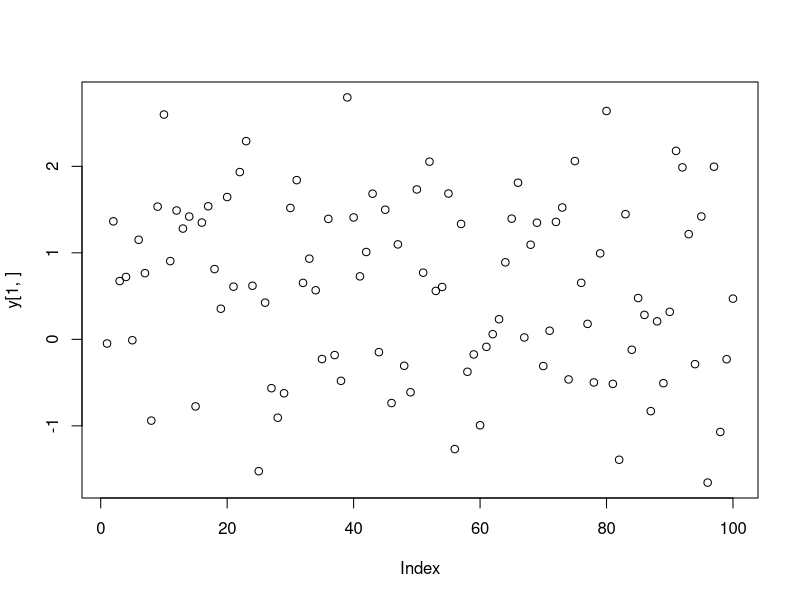
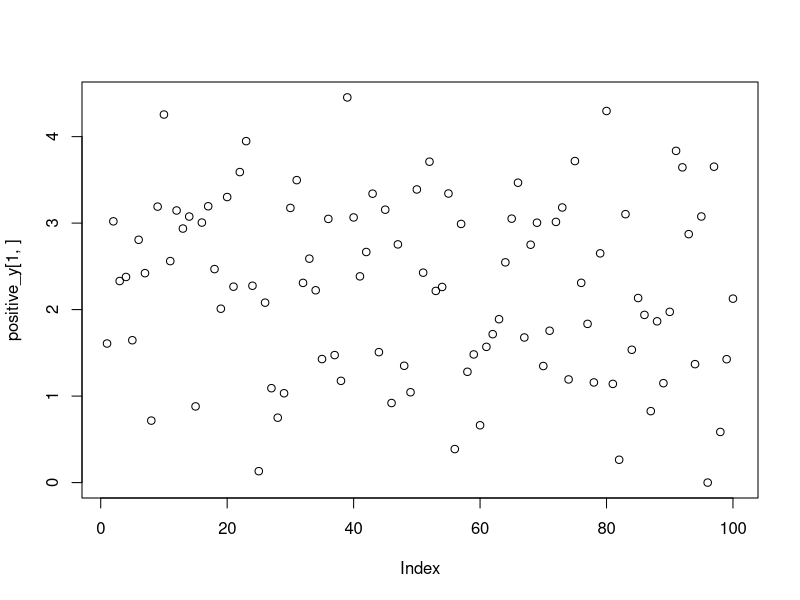
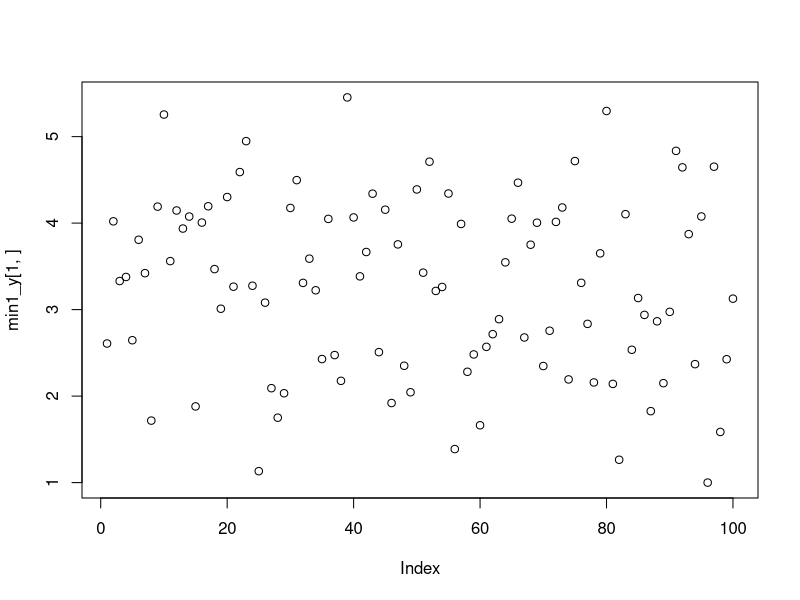
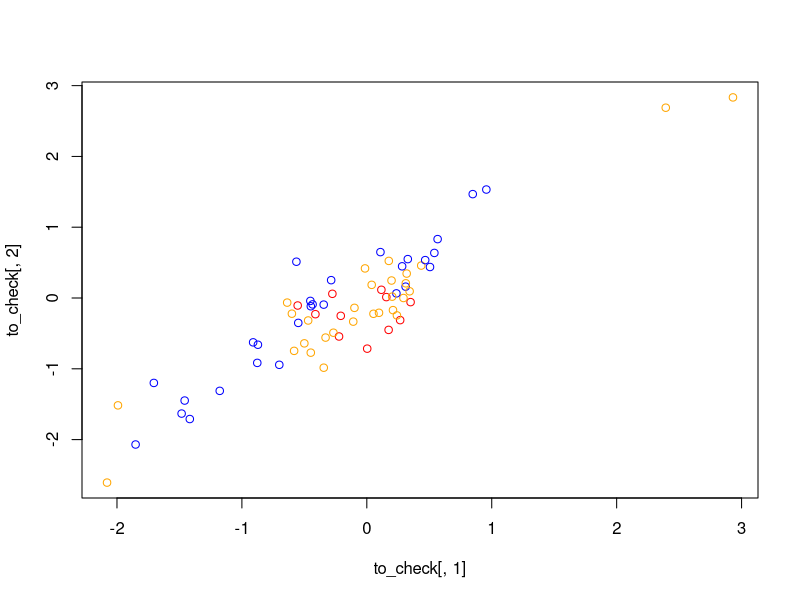

Reproduce these figures in R, in order. (Note: this script raises an error after producing the figures.)
### Log-likelihood for MVN with penalty ###
library(MASS)
library(mvtnorm)
library(Matrix)

## goals: 
# Optimize functions with loops: remove c() 
# Increase the penalty: rho = 0.99
# Set white noise variance: sigmasq = 1
# Change w(t) from deterministic to sampled
# Remove constants from functions, split variables
# R style guide: make changes
# Split functions into different files
# Derive the real gradient function
# Assess the accuracy of optim with different pars



## conventions: 
# sample size and Time: T << n
n <- 100
Time <- 3 # if 1 -- cannot calculate the sigmasq

# Sigma: covariance matrix for AR(1)
Sigma <- function(t, rho){ # t:vector size; rho is fixed
    sigma <- matrix(NA, nrow = t, ncol = t)
    for(i in 1:t){
        for(j in 1:t){
            sigma[i,j] <- rho^abs(i-j)
        }
    }
    return(sigma)
}

# cov. matrix for MVN simulation: n samples
sigma <- Sigma(Time+1, rho = 0.95)

# simulate
x_values <- mvrnorm(n, rep(0, Time+1), sigma) # vector of length T+1

# Define w(t)=(T-t)/T :straight line with the negative slope: -1/T
# Calculate covariances between simulated X's using correlation form on 
# page3, (1) form.


# a correlation matrix: (using corr(y_x_i, y_x_j)) -- For simulation
calc_corr <- function(val, t, n) { #simulated X's
    omega <- matrix(NA, nrow = n, ncol = n)
    time <- 0:t
    for(i in 1:n) {
        for(j in 1:n) {
            omega[i,j] <- exp(-sum(((t-time+1)/(t+1))*(val[i,]-val[j,])^2))
        }
    }
    return(omega)
}

omega <- calc_corr(x_values, Time, n)

# simulate y
y <- rmvnorm(1, mean = rep(0, n), sigma = omega) 
plot(y[1,]) 
summary(y[1,]) # get the idea



# once we simulate Y's, let's see if they are generated correctly:
# We need positive y_values:
positive_y <- y + abs(min(y))# shift by the minimum value
plot(positive_y[1,])
min1_y <- positive_y + (1-min(positive_y)) # set minimum value of y = 1
plot(min1_y[1,])
# convert to colors:
colors <- colorRampPalette(c("red", "orange", "blue"))(3)[min1_y[1,]]
length(colors) #check if all y have been assigned colors
# add to dataframe:
to_check <- as.data.frame(x_values)
colnames(to_check) <- c("x0","x1")
to_check$colors <- colors

# Plotted are X's (default: n=100) and points are colored by Y:
plot(to_check[,1], to_check[,2], col = to_check$colors)
# close dots should be of the same color



# d: dataset combined: functional input and scale output
d <- cbind(x_values,t(y)) #colnames(d) <- c("t0", "t1", "y")

# w(t)=rho*w(t-1) + z_t, z_t ~ N(0,sigma_square)
# to find sigma_square:
find_sigmasq <- function(rho, t){
    z <- c() # change
    time <- seq(0, t, by = 1)
    v <- (t-time+1)/(t+1)
    for(i in 1:(length(v)-1)) {
        z[i] <- v[i+1]-rho*v[i]
    }
    return(var(z))
}

find_sigmasq(0.8, 2)

# need omega -- general w/ w(t) as a vector. 
gcalc_corr <- function(d,w) { #retriev x's from d
    n <- nrow(d)
    time <- ncol(d)-1
    omega <- matrix(NA, nrow = n, ncol = n)
    
    # remove last column: y
    for(i in 1:n){
        for(j in 1:n){
            omega[i,j] <- exp(-sum(w*(d[i,-ncol(d)]-d[j,-ncol(d)])^2))
        }
    }
    return(omega)
}

pars <- seq(1, 1/(Time+1), len = Time+1)
trial <- gcalc_corr(d, pars) 
rankMatrix(trial)



# new log_lkl w/ penalty term to optimize:
loglkl_mvn_penalty <- function(w,d) { # 
    
    time <- ncol(d)-2
    # calculate the covariance matrix for yw
    omega <- gcalc_corr(d,w)
    # find sigma_square for the prior covariance matrix
    ssq <- find_sigmasq(0.8, time)
    # calculate the covariance matrix for w
    sigma <- ssq/(0.36)*Sigma(time+1, 0.8) ## remove constants
    
    # data model: log_likelihood 
    p_yw <- dmvnorm(d[,ncol(d)], mean = rep(0, nrow(d)), sigma = omega, log = TRUE)  
    
    # prior on w: log_likelihood
    p_w <- dmvnorm(w, mean = rep(0, time+1), sigma = sigma , log = TRUE)
    
    # the posterior which will be maximized
    result <- p_yw + p_w 
    
    return(result)
}


# w = (w_0, w_1, ... , w_100)
# set initial values for the parameters
pars <- seq(1, 1/(Time+1), len = Time+1)
pars2 <- seq(1,0.001, len = Time+1) #gives approximately the same results!

# use log_likelihood w/ penalty:
opt <- optim(par = pars, loglkl_mvn_penalty, d = d,
              control = list(fnscale = -1, maxit=4000))
opt$convergence 
opt$par
pars


# compare w/ pars2:
opt2 <- optim(par = pars2, loglkl_mvn_penalty, d = d,
             control = list(fnscale = -1, maxit=4000))
opt2$convergence 
opt2$par
pars2



# add numerical gradient to optim() 
calc_gradient_num <- function(w,d,epsilon=10^-8){
    # calculates the gradient numerically
    n <- length(w)
    gr <- numeric(n) 
    for(i in 1:n) {
        h <- rep(0,n); h[i] <- epsilon
        gr[i] <- (loglkl_mvn_penalty(w+h,d)-
                      loglkl_mvn_penalty(w,d))/epsilon
    }
    return(gr)
}

# add theoretical gradient to optim() 



# set seed?????
## R style guide : READ, Hadley Wickham & google



estimate_w <- function(Time, n, opt_f, gr) { 
    # input gradient, pars, and data
    sigma <- Sigma(Time+1, rho = 0.95)
    
    # simulate
    x_values <- mvrnorm(n, rep(0, Time+1), sigma)
    
    #calculate omega for Y
    omega <- calc_corr(x_values, Time, n)
    
    # simulate
    y <- rmvnorm(1, mean = rep(0, n), sigma = omega)
    
    # combine datasets: functional input and scale output
    d <- cbind(x_values,t(y))
    
    # set initial values for the parameters
    pars <- seq(1, 1/(Time+1), len = Time+1)
    #pars <- seq(1,0.001, len = Time+1) #-- close to true parameters
    
    # find gradient
    #gr <- calc_gradient(w,d)
    
    # optimize
    opt <- optim(par = pars, opt_f, d = d, control = list(fnscale = -1,
                                                     maxit=10000),
                 gr = gr) # added gradient function
    
    print(pars)
    return(opt)
}

estimate_w(10, 100, loglkl_mvn_penalty, calc_gradient)

































